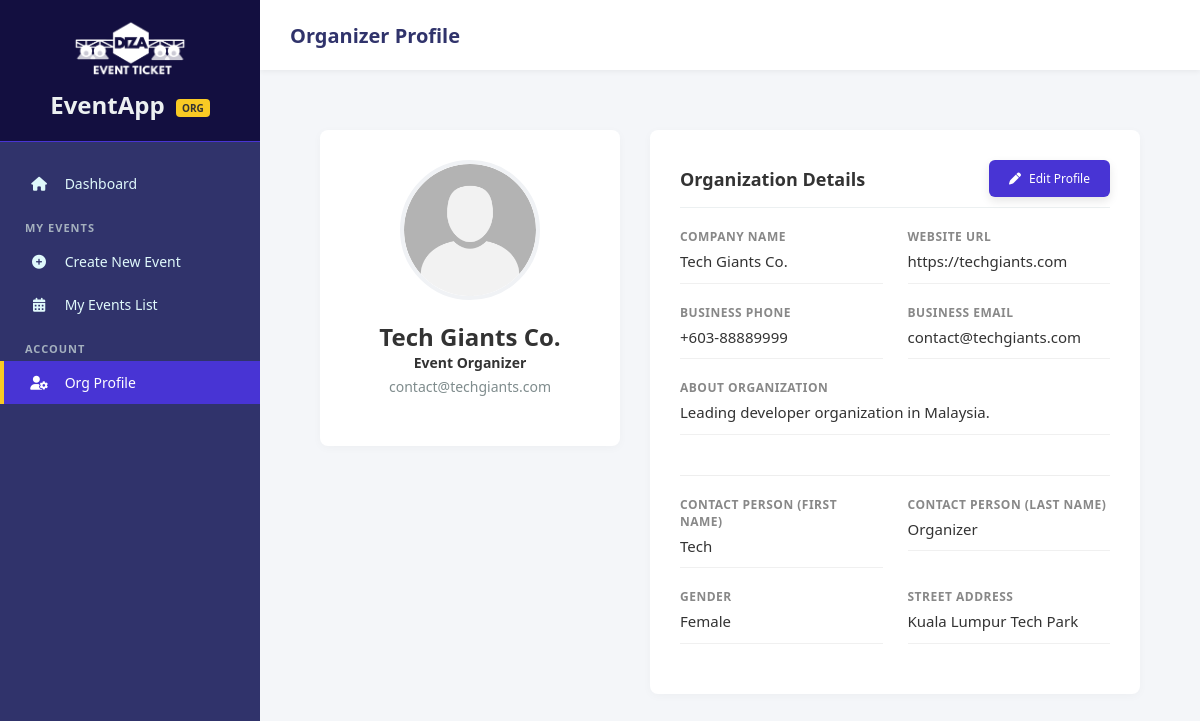
Screenshot of /organizer-profile-view.php (signed in) with the database file from the repository.
### tables this page shows
CREATE TABLE organizer_details (
    user_id INT PRIMARY KEY,
    company_name VARCHAR(150) NOT NULL,
    business_phone VARCHAR(20),
    business_email VARCHAR(100),
    website_url VARCHAR(255),
    about_description TEXT,
    FOREIGN KEY (user_id) REFERENCES users(id) ON DELETE CASCADE
);

### organizer-profile-view.php (the view, shortened to what this page needs)
<?php
require_once("connection.php");
$currentUser = $_SESSION['user'];
$org_query = "SELECT * FROM organizer_details WHERE user_id = ? LIMIT 1";
$stmt = mysqli_prepare($conn, $org_query);
mysqli_stmt_bind_param($stmt, "i", $currentUser['id']);
mysqli_stmt_execute($stmt);
$orgProfile = mysqli_fetch_assoc(mysqli_stmt_get_result($stmt));
$company_name = !empty($orgProfile['company_name']) ? $orgProfile['company_name'] : $currentUser['first_name'] . ' ' . $currentUser['last_name'];
?>
<!DOCTYPE html>
<html lang="en">
<head>
    <link rel="stylesheet" href="https://cdnjs.cloudflare.com/ajax/libs/font-awesome/6.0.0/css/all.min.css">
    <link rel="stylesheet" href="css/styledashboard.css?v=2">
</head>
<body class="org-theme">
    <div class="dashboard-container">
        <aside class="sidebar">
            <div class="brand">
                <img src="images/DIZAET_LogoWhite.png" alt="DIZAET Logo" class="brand-logo">
                <h2>EventApp <span class="badge">ORG</span></h2>
            </div>
            <ul class="nav-links">
                <li><a href="organizer-dashboard.php"><i class="fas fa-home"></i> Dashboard</a></li>
                <li class="menu-header">My Events</li>
                <li><a href="organizer-events-addNew.php"><i class="fas fa-plus-circle"></i> Create New Event</a></li>
                <li><a href="organizer-events.php"><i class="fas fa-calendar-alt"></i> My Events List</a></li>
                <li class="menu-header">Account</li>
                <li class="active"><a href="organizer-profile-view.php"><i class="fas fa-user-cog"></i> Org Profile</a></li>
            </ul>
        </aside>
        <main class="main-content">
            <header class="top-bar">
                <div class="page-title"><h1>Organizer Profile</h1></div>
            </header>
            <div class="content-padding">
                <div class="profile-container">
                    <div class="card profile-card card-padded">
                        <div class="profile-img-container">
                            <img src="images/stockPFP.png" alt="Avatar">
                        </div>
                        <h2><?php echo htmlspecialchars($company_name); ?></h2>
                        <p class="role-text">Event Organizer</p>
                        <p class="email-text"><?php echo htmlspecialchars($currentUser['email']); ?></p>
                    </div>
                    <div class="card card-padded">
                        <div class="card-header">
                            <h3>Organization Details</h3>
                            <a href="organizer-profile-edit.php" class="btn-primary" style="font-size:12px; text-decoration: none;">
                                <i class="fas fa-pen"></i> Edit Profile
                            </a>
                        </div>
                        <div class="form-row">
                            <div class="form-group">
                                <div class="view-label">Company Name</div>
                                <div class="view-value"><?php echo htmlspecialchars($orgProfile['company_name'] ?? 'Not specified'); ?></div>
                            </div>
                            <div class="form-group">
                                <div class="view-label">Website URL</div>
                                <div class="view-value"><?php echo htmlspecialchars($orgProfile['website_url'] ?? 'Not specified'); ?></div>
                            </div>
                        </div>
                        <div class="form-row">
                            <div class="form-group">
                                <div class="view-label">Business Phone</div>
                                <div class="view-value"><?php echo htmlspecialchars($orgProfile['business_phone'] ?? 'Not specified'); ?></div>
                            </div>
                            <div class="form-group">
                                <div class="view-label">Business Email</div>
                                <div class="view-value"><?php echo htmlspecialchars($orgProfile['business_email'] ?? 'Not specified'); ?></div>
                            </div>
                        </div>
                        <div class="form-group">
                            <div class="view-label">About Organization</div>
                            <div class="view-value"><?php echo nl2br(htmlspecialchars($orgProfile['about_description'] ?? 'No description provided.')); ?></div>
                        </div>
                        <div class="form-row" style="margin-top:20px; border-top:1px solid #eee; padding-top:20px;">
                            <div class="form-group">
                                <div class="view-label">Contact Person (First Name)</div>
                                <div class="view-value"><?php echo htmlspecialchars($currentUser['first_name']); ?></div>
                            </div>
                            <div class="form-group">
                                <div class="view-label">Contact Person (Last Name)</div>
                                <div class="view-value"><?php echo htmlspecialchars($currentUser['last_name']); ?></div>
                            </div>
                        </div>
                        <div class="form-row">
                            <div class="form-group">
                                <div class="view-label">Gender</div>
                                <div class="view-value"><?php echo htmlspecialchars($currentUser['gender']); ?></div>
                            </div>
                            <div class="form-group">
                                <div class="view-label">Street Address</div>
                                <div class="view-value"><?php echo htmlspecialchars($currentUser['address']); ?></div>
                            </div>
                        </div>
                    </div>
                </div>
            </div>
        </main>
    </div>
</body>
</html>

### css/styledashboard.css (style rules this page uses)
* { margin: 0; padding: 0; box-sizing: border-box; font-family: 'Segoe UI', Tahoma, Geneva, Verdana, sans-serif; }
body { background-color: #f4f6f9; color: #333; }
a { text-decoration: none; color: inherit; }
ul { list-style: none; }
.dashboard-container { display: flex; min-height: 100vh; }
.sidebar { width: 260px; display: flex; flex-direction: column; position: fixed; height: 100%; left: 0; top: 0; color: #ecf0f1; transition: background 0.3s; }
.brand { padding: 20px; text-align: center; }
.brand-logo { width: 120px; height: auto; margin-bottom: 10px; display: block; margin-left: auto; margin-right: auto; }
.brand .badge { font-size: 10px; padding: 2px 6px; border-radius: 4px; vertical-align: middle; margin-left: 5px; font-weight: bold; }
.nav-links { margin-top: 20px; }
.menu-header { padding: 15px 25px 5px 25px; font-size: 11px; text-transform: uppercase; font-weight: bold; letter-spacing: 1px; }
.nav-links li a { display: block; padding: 12px 25px; transition: 0.3s; border-left: 4px solid transparent; font-size: 14px; }
.nav-links i { margin-right: 12px; width: 20px; text-align: center; }
.main-content { flex: 1; margin-left: 260px; display: flex; flex-direction: column; }
body.org-theme .sidebar { background-color: #30336b; }
body.org-theme .brand { background-color: #130f40; border-bottom: 1px solid #4834d4; }
body.org-theme .brand .badge { background-color: #f9ca24; color: #333; }
body.org-theme .menu-header { color: #a4b0be; }
body.org-theme .nav-links li a { color: #dff9fb; }
body.org-theme .nav-links li a:hover, body.org-theme .nav-links li.active a { background-color: #4834d4; color: white; border-left: 4px solid #f9ca24; }
body.org-theme .page-title h1 { color: #30336b; }
body.org-theme .btn-primary, body.org-theme .btn-create, body.org-theme .btn-submit, body.org-theme .btn-save, body.org-theme .edit-avatar-btn { background-color: #4834d4; color: white; }
.top-bar { background-color: white; height: 70px; display: flex; justify-content: space-between; align-items: center; padding: 0 30px; box-shadow: 0 2px 5px rgba(0,0,0,0.05); }
.page-title h1 { font-size: 20px; font-weight: 600; }
.content-padding { padding: 30px; }
.card { background: white; border-radius: 8px; box-shadow: 0 2px 10px rgba(0,0,0,0.03); overflow: hidden; margin-bottom: 25px; }
.card.card-padded { padding: 30px; }
.profile-container { padding: 30px; display: grid; grid-template-columns: 300px 1fr; gap: 30px; align-items: start; }
.profile-card { text-align: center; padding: 40px 20px; }
.profile-img-container { position: relative; width: 140px; height: 140px; margin: 0 auto 20px auto; }
.profile-img-container img { width: 100%; height: 100%; border-radius: 50%; object-fit: cover; border: 4px solid #f0f2f5; }
.role-text { font-weight: 600; font-size: 14px; margin-bottom: 5px; color: inherit; }
.email-text { color: #7f8c8d; font-size: 14px; margin-bottom: 20px; }
.btn-primary, .btn-create, .btn-submit, .btn-save { border: none; padding: 10px 20px; border-radius: 6px; cursor: pointer; font-size: 14px; transition: 0.2s; display: inline-flex; align-items: center; gap: 8px; box-shadow: 0 4px 10px rgba(0,0,0,0.1); }
.card-header { margin-bottom: 20px; border-bottom: 1px solid #ecf0f1; padding-bottom: 10px; display: flex; justify-content: space-between; align-items: center; }
.card-header h3 { font-size: 18px; color: inherit; }
.form-row { display: grid; grid-template-columns: 1fr 1fr; gap: 25px; margin-bottom: 0px; }
.form-group { margin-bottom: 0px; display: flex; flex-direction: column; }
a.btn-primary, a.btn-create, a.btn-action { text-decoration: none; display: inline-flex; align-items: center; justify-content: center; }
.view-label { font-size: 12px; color: #888; text-transform: uppercase; letter-spacing: 0.5px; margin-bottom: 5px; font-weight: 600; }
.view-value { font-size: 15px; color: #333; margin-bottom: 20px; border-bottom: 1px solid #f0f0f0; padding-bottom: 10px; }
.view-value { font-size: 15px; color: #333; margin-bottom: 20px; border-bottom: 1px solid #f0f0f0; padding-bottom: 10px; line-height: 1.5; }

### rows the page displays
organizer_details: company_name "Tech Giants Co.", website_url "https://techgiants.com", business_phone "+603-88889999", business_email "contact@techgiants.com", about_description "Leading developer organization in Malaysia."

### other values shown
$currentUser['email'] "contact@techgiants.com"
$currentUser['first_name'] "Tech"
$currentUser['last_name'] "Organizer"
$currentUser['gender'] "Female"
$currentUser['address'] "Kuala Lumpur Tech Park"
